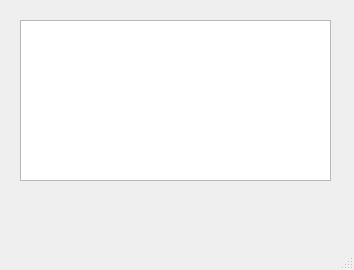
<?xml version="1.0" encoding="UTF-8"?>
<ui version="4.0">
 <class>MainWindow</class>
 <widget class="QMainWindow" name="MainWindow">
  <property name="geometry">
   <rect>
    <x>0</x>
    <y>0</y>
    <width>354</width>
    <height>270</height>
   </rect>
  </property>
  <property name="windowTitle">
   <string>MainWindow</string>
  </property>
  <widget class="QWidget" name="centralwidget">
   <widget class="QPlainTextEdit" name="plainTextEdit">
    <property name="geometry">
     <rect>
      <x>20</x>
      <y>20</y>
      <width>311</width>
      <height>161</height>
     </rect>
    </property>
   </widget>
  </widget>
  <widget class="QMenuBar" name="menubar">
   <property name="geometry">
    <rect>
     <x>0</x>
     <y>0</y>
     <width>354</width>
     <height>21</height>
    </rect>
   </property>
  </widget>
  <widget class="QStatusBar" name="statusbar"/>
 </widget>
 <resources/>
 <connections/>
</ui>
